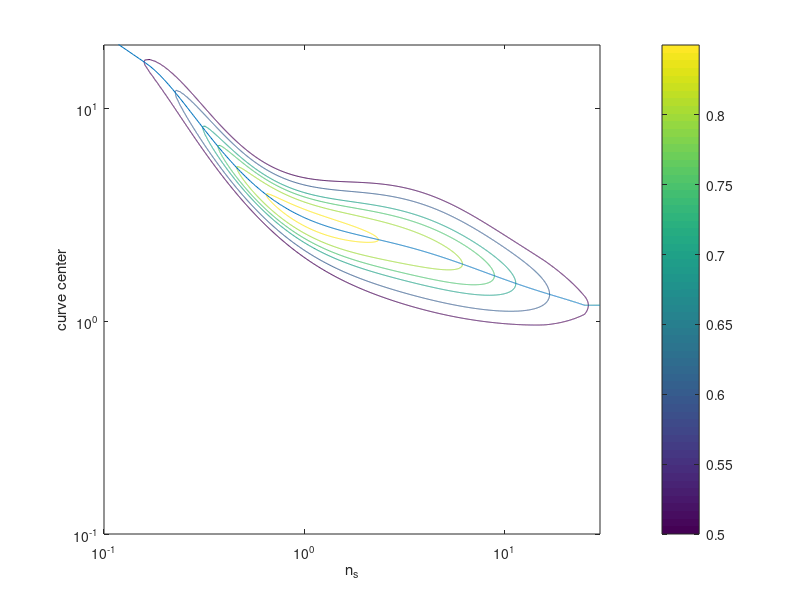

MATLAB code for this plot:
clear
ns=0:0.01:30;
ds=0:0.01:20;

logds=log10(ds);
logns=log10(ns);

%make ends exponential
for i=1:length(logns)
    if logns(i)>1.4
        eff_max(i)=1.745*0.4144^logns(i);
    elseif logns(i)<-0.68
        eff_max(i)=1.289*3.265^logns(i);
    else
        eff_max(i)=0.870908+0.014574*logns(i)-0.381744*logns(i)^2+0.617609*logns(i)^3-0.113082*logns(i)^4-0.564492*logns(i)^5+0.284332*logns(i)^6;
%         eff_max(i)=0.874978+0.0502756*logns(i)-0.398053*logns(i)^2+0.972215*logns(i)^3-0.59897*logns(i)^4-0.346393*logns(i)^5+0.259242*logns(i)^6;
    end
end

%less drastic change for rhs n=0.5
% for i=1:length(logns)
%     if logns(i)>1.3
%         x1=1.3;
%         slope=0.0215138-2*0.286446*x1+3*0.385698*x1^2-4*0.15606*x1^3-5*0.268875*x1^4+6*0.153681*x1^5;
%         y1=0.868229+0.0215138*x1-0.286446*x1^2+0.385698*x1^3-0.15606*x1^4-0.268875*x1^5+0.153681*x1^6;
%         eff_max(i)=slope*(logns(i)-x1)+y1;
%     elseif logns(i)<-0.8
%         x1=-0.8;
%         slope=0.0215138-2*0.286446*x1+3*0.385698*x1^2-4*0.15606*x1^3-5*0.268875*x1^4+6*0.153681*x1^5;
%         y1=0.868229+0.0215138*x1-0.286446*x1^2+0.385698*x1^3-0.15606*x1^4-0.268875*x1^5+0.153681*x1^6;
%         eff_max(i)=slope*(logns(i)-x1)+y1;
%     else
%         eff_max(i)=0.868229+0.0215138*logns(i)-0.286446*logns(i)^2+0.385698*logns(i)^3-0.15606*logns(i)^4-0.268875*logns(i)^5+0.153681*logns(i)^6;
%     end
% end

%change a couple of data points
% for i=1:length(logns);
%     if logns(i)>1.3
%         x1=1.3;
%         slope=0.0203729-2*0.282933*x1+3*0.392736*x1^2-4*0.166823*x1^3-5*0.276637*x1^4+6*0.162495*x1^5;
%         y1=0.86803+0.0203729*x1-0.282933*x1^2+0.392736*x1^3-0.166823*x1^4-0.276637*x1^5+0.162495*x1^6;
%         eff_max(i)=slope*(logns(i)-x1)+y1;
%     elseif logns(i)<-0.8
%         x1=-0.8;
%         slope=0.0203729-2*0.282933*x1+3*0.392736*x1^2-4*0.166823*x1^3-5*0.276637*x1^4+6*0.162495*x1^5;
%         y1=0.86803+0.0203729*x1-0.282933*x1^2+0.392736*x1^3-0.166823*x1^4-0.276637*x1^5+0.162495*x1^6;
%         eff_max(i)=slope*(logns(i)-x1)+y1;
%     else
%         eff_max(i)=0.86803+0.0203729*logns(i)-0.282933*logns(i)^2+0.392736*logns(i)^3-0.166823*logns(i)^4-0.276637*logns(i)^5+0.162495*logns(i)^6;
%     end
% end

%original polynomial
% for i=1:length(logns);
%     if logns(i)>1.3
%         x1=1.3;
%         slope=0.0158396-2*0.259682*x1+3*0.427754*x1^2-4*0.229594*x1^3-5*0.320418*x1^4+6*0.205*x1^5;
%         y1=0.866727+0.0158396*x1-0.259682*x1^2+0.427754*x1^3-0.229594*x1^4-0.320418*x1^5+0.205*x1^6;
%         eff_max(i)=slope*(logns(i)-x1)+y1;
%     elseif logns(i)<-0.8
%         x1=-0.8;
%         slope=0.0158396-2*0.259682*x1+3*0.427754*x1^2-4*0.229594*x1^3-5*0.320418*x1^4+6*0.205*x1^5;
%         y1=0.866727+0.0158396*x1-0.259682*x1^2+0.427754*x1^3-0.229594*x1^4-0.320418*x1^5+0.205*x1^6;
%         eff_max(i)=slope*(logns(i)-x1)+y1;
%     else
%         eff_max(i)=0.866727+0.0158396*logns(i)-0.259682*logns(i)^2+0.427754*logns(i)^3-0.229594*logns(i)^4-0.320418*logns(i)^5+0.205*logns(i)^6;
%     end
% end

%gaussian
% eff_max=0.8868*exp(-(logns-0.2312).^2/1.554^2);

%polynomial
%eff_max=0.8646+0.1369*logns-0.3001*logns.^2;

%attempt to adjust axes to get added data points to be more accurate
for i=1:length(logns)
    if logns(i)>1.4
        x1=1.4;
        middle(i)=0.488977-0.426379*x1+0.638746*x1^2-0.637014*x1^3-0.249812*x1^4+0.580012*x1^5-0.196472*x1^6;
    elseif logns(i)<-0.79
        middle(i)=-0.643301783584803*logns(i)+0.706787306595485;
%         x1=-0.79;
%         slope=-0.426379+2*0.638746*x1-3*0.637014*x1^2-4*0.249812*x1^3+5*0.580012*x1^4-6*0.196472*x1^5;
%         y1=0.488977-0.426379*x1+0.638746*x1^2-0.637014*x1^3-0.249812*x1^4+0.580012*x1^5-0.196472*x1^6;
%         middle(i)=slope*(logns(i)-x1)+y1;
    else
        middle(i)=0.488977-0.426379*logns(i)+0.638746*logns(i)^2-0.637014*logns(i)^3-0.249812*logns(i)^4+0.580012*logns(i)^5-0.196472*logns(i)^6;
        
    end
end

% with correct added data points
% for i=1:length(logns);
%     if logns(i)>1.3
%         x1=1.3;
%         slope=-0.356504+2*0.343326*x1-3*0.527476*x1^2+4*0.0686514*x1^3+5*0.343959*x1^4-6*0.171734*x1^5;
%         y1=0.521941-0.356504*x1+0.343326*x1^2-0.527476*x1^3+0.0686514*x1^4+0.343959*x1^5-0.171734*x1^6;
%         middle(i)=slope*(logns(i)-x1)+y1;
%     elseif logns(i)<-0.8
%         x1=-0.8;
%         slope=-0.356504+2*0.343326*x1-3*0.527476*x1^2+4*0.0686514*x1^3+5*0.343959*x1^4-6*0.171734*x1^5;
%         y1=0.521941-0.356504*x1+0.343326*x1^2-0.527476*x1^3+0.0686514*x1^4+0.343959*x1^5-0.171734*x1^6;
%         middle(i)=slope*(logns(i)-x1)+y1;
%     else
%         middle(i)=0.521941-0.356504*logns(i)+0.343326*logns(i)^2-0.527476*logns(i)^3+0.0686514*logns(i)^4+0.343959*logns(i)^5-0.171734*logns(i)^6;
%     end
% end


% for i=1:length(logns);
%     if logns(i)>1.5
%         middle(i)=0.5508-0.5392*1.5+0.1907*1.5^2;
%     elseif logns(i)<-1
%         middle(i)=-0.9206*logns(i)+0.5508;
%     else
%         middle(i)=0.5508-0.5392*logns(i)+0.1907*logns(i)^2;
%     end
% end

for i=1:length(logns)
    if logns(i)>1.2
        stdeviation(i)=0.330576742720000;
    elseif logns(i)<-0.85
        stdeviation(i)=0.134142426375164;
    else
        stdeviation(i)=0.251641+0.317814*logns(i)+0.1485*logns(i)^2-0.562636*logns(i)^3-0.130096*logns(i)^4+0.428757*logns(i)^5-0.114255*logns(i)^6;

    end
end

lns=length(ns);
lds=length(ds);


% efficiency=eff_max.*exp(-(logds(50)-middle).^2./stdeviation.^2)

efficiency=zeros(lds,lns);
for j=1:lds
    efficiency(j,:)=eff_max.*exp(-(logds(j)-middle).^2./stdeviation.^2);
end

figure
v=[0.5, 0.6, 0.7, 0.75, 0.8, 0.85];
contour(ns,ds,efficiency,v)
xlim([0.1 30]);
ylim([0.1 20]);
xlabel('n_s')
ylabel('d_s')
colorbar
set(gca, 'YScale', 'log') 
set(gca, 'XScale', 'log')

%%%%%% plot centerline %%%%%%%%%%%%%%%%%%%%%%%%%%%%%%%%
hold on
% ns=0.2:0.05:30;
% logns=log10(ns);

% for i=1:length(logns)
%     if logns(i)>1.4
%         x1=1.4;
%         middle(i)=0.488977-0.426379*x1+0.638746*x1^2-0.637014*x1^3-0.249812*x1^4+0.580012*x1^5-0.196472*x1^6;
%     elseif logns(i)<-0.79
%         middle(i)=-0.643301783584803*logns(i)+0.706787306595485;
% %         x1=-0.79;
% %         slope=-0.426379+2*0.638746*x1-3*0.637014*x1^2-4*0.249812*x1^3+5*0.580012*x1^4-6*0.196472*x1^5;
% %         y1=0.488977-0.426379*x1+0.638746*x1^2-0.637014*x1^3-0.249812*x1^4+0.580012*x1^5-0.196472*x1^6;
% %         middle(i)=slope*(logns(i)-x1)+y1;
%     else
%         middle(i)=0.488977-0.426379*logns(i)+0.638746*logns(i)^2-0.637014*logns(i)^3-0.249812*logns(i)^4+0.580012*logns(i)^5-0.196472*logns(i)^6;
%         
%     end
% end


actualMiddle=10.^middle;
plot(ns,actualMiddle)
xlabel('n_s')
ylabel('curve center')